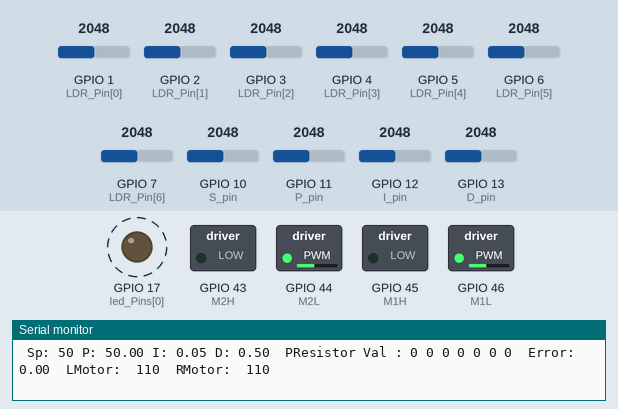
Recording of a sketch running on a simulated ESP32. Shown: switched loads named in the sketch (green lamp = pin HIGH), output pins drawn as LEDs (lit = HIGH), the last lines printed to the serial monitor. Dashed ring = blinking. The inputs (shaded band) are chosen by the test bench; at power-on: GPIO 10 (S_pin) = 2048, GPIO 1 (LDR_Pin[0]) = 2048, GPIO 2 (LDR_Pin[1]) = 2048, GPIO 3 (LDR_Pin[2]) = 2048, GPIO 4 (LDR_Pin[3]) = 2048, GPIO 5 (LDR_Pin[4]) = 2048, GPIO 6 (LDR_Pin[5]) = 2048, GPIO 7 (LDR_Pin[6]) = 2048, GPIO 11 (P_pin) = 2048, GPIO 12 (I_pin) = 2048, GPIO 13 (D_pin) = 2048.

Above: at 10.55 s.
11.0 s: GPIO 10 (S_pin) set to 3972
At 11.53 s:
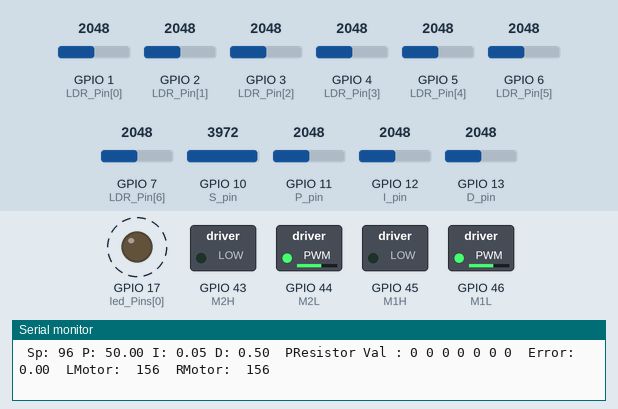
14.0 s: GPIO 10 (S_pin) set to 2866
At 14.35 s:
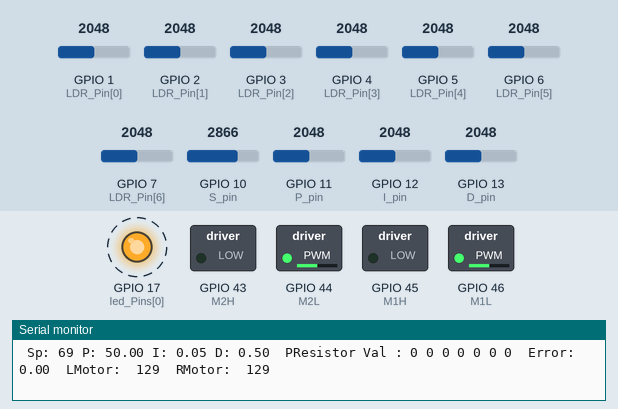
17.0 s: GPIO 10 (S_pin) set to 122
At 17.28 s:
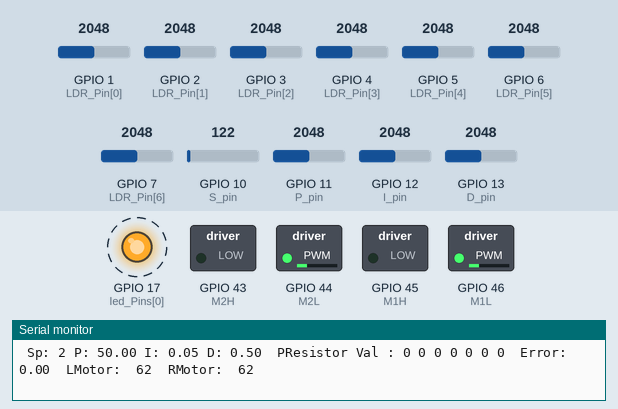
Timing chart, 0 to 26.0 s (numbered marks = the images above; inputs shaded):
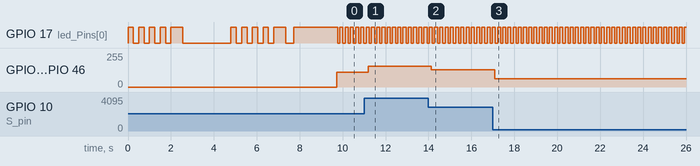

The sketch:

LineFollowingCode_potential_extra_revised.ino
```cpp
/* ************************************************************************************************* */
// UCSD ECE 5 Lab 4 Code: Line Following Robot with PID
// V 5.0
// Last Modified 8/24/2026 by MingWei Yeoh, Karcher Morris, and Korey Huynh
/* ************************************************************************************************* */


/*
   This is code for your PID controlled line following robot.

   ******      Code Table of Contents      ******

  - Line_Follower_Code_Basic
   > Declare libraries     - declares global variables so each variable can be accessed from every function
   > Declare Pins          - where the user sets what pin everything is connected to
   > Settings              - settings that can improve robot functionality and help to debug
   > Setup (Main)          - runs once at beginning when you press button on arduino or when you open serial monitor
   > Loop  (Main)          - loops forever calling on a series of function

  - Calibration
   > Main Calibrate()      - runs calibration function calls and synchronizes calibration state with different led animations

  - Helper_Functions
   > setLEDs               - turns on all LEDs in the LED_Pin array on or off
   > Read Potentiometers   - reads each potentiometer
   > Read Photoresistors   - reads each photoresistor
   > Run Motors            - runs motors
   > Calculate Error       - calculate error from photoresistor readings
   > PID Turn              - takes the error and implements PID control
   > Print                 - used for printing information but should disable when not debugging because it slows down program

*/

// Include files needed
//#include <L298NX2.h> // Using "L298N" library found through arduino library manager developed by Andrea Lombardo (https://github.com/AndreaLombardo/L298N)

// ************************************************************************************************* //
// ************************************************************************************************* //
// Change Robot Settings here

#define PRINTALLDATA       1// Turn to 1  to prints ALL the data when changed to 1, Could be useful for debugging =)
                                // !! Turn to 0 when running robot untethered
#define NOMINALSPEED        60// This is the base speed for both motors, can also be increased by using potentiometers

// ************************************************************************************************* //

// ****** DECLARE PINS HERE  ******

// Taken from LEFT TO RIGHT of the robot ****** Orient yourself so that you are looking from the rear of the robot (photoresistors are farthest away from you, wheels are closest to you)

enum side {LEFT, RIGHT};

int LDR_Pin[] = {1, 2, 3, 4, 5, 6, 7}; // SET PINS CONNECTED TO PHOTORESISTORS // FROM LEFT TO RIGHT OF THE ROBOT, ROBOT IS ORIENTED WHERE PHOTORESISOTRS FARTHEST FROM YOU AND WHEELS ARE CLOSEST TO YOU

int M1H = 45;
int M1L = 46;
int M2H = 43;
int M2L = 44;

// Potentiometer Pins
const int S_pin = 10; // Pin connected to Speed potentiometer
const int P_pin = 11; // Pin connected to P term potentiometer
const int I_pin = 12; // Pin connected to I term potentiometer
const int D_pin = 13; // Pin connected to D term potentiometer

int led_Pins[] = {17};  // LEDs to indicate what part of calibration you're on and to illuminate the photoresistors

// ****** DECLARE Variables HERE  ******

//Variables Potentiometer Reading
int SpRead = 0; // speed increase
int kPRead = 0; // proportional gain
int kIRead = 0; // integral gain
int kDRead = 0; // derivative gain

// Variables for Calibration and Error Calculation
float Mn[20];
float Mx[20];
float LDRf[20];
int LDR[20];
int rawPResistorData[20];
int totalPhotoResistors = sizeof(LDR_Pin) / sizeof(LDR_Pin[0]);
int numLEDs = sizeof(led_Pins) / sizeof(led_Pins[0]);
float CriteriaForMax;
int MxRead, MxIndex;
int leftHighestPR, highestPResistor, rightHighestPR;
float AveRead, WeightedAve;

// For Motor Control
int M1SpeedtoMotor, M2SpeedtoMotor;
int Turn, M1P = 0, M2P = 0;
float error, lasterror = 0, sumerror = 0;
float kP, kI, kD;


String whitevals = "White: ";

String blackvals = "Black: ";


String deltavals = "Delta: ";


// ************************************************************************************************* //
// setup - runs once

int reading = 0;

void setup() {
  Serial.begin(9600);                            // For serial communication set up
  ledcAttach(M1H, 12000, 8);  // 12 kHz PWM, 8-bit resolution
  ledcAttach(M1L, 12000, 8);
  ledcAttach(M2H, 12000, 8);
  ledcAttach(M2L, 12000, 8);
  for (int i = 0; i < numLEDs; i++)
    pinMode(led_Pins[i], OUTPUT);                // Initialize all LEDs to output

  Calibrate();                                   // Calibrate black and white sensing
      for (int i = 0; i < totalPhotoResistors; i++)
      whitevals += String(Mn[i]) + " ";  // Store the White values that will be used by the robot

    for (int i = 0; i < totalPhotoResistors; i++)
      blackvals += String(Mx[i]) + " ";  // Store the Black values that will be used by the robot

    for (int i = 0; i < totalPhotoResistors; i++)
      deltavals += String(Mx[i] - Mn[i]) + " ";  // Print the Difference between the White and Black valuess

    ReadPotentiometers();                          // Read potentiometer values (Sp, P, I, & D)
} // end setup()


// ************************************************************************************************* //
// loop - runs/loops forever
void loop() {
  ReadPotentiometers(); // Read potentiometers

  ReadPhotoResistors(); // Read photoresistors

  CalcError();          // Calculates error

  PID_Turn();           // PID Control and Output to motors to turn

  RunMotors();          // Runs motors

  if (PRINTALLDATA)     // If PRINTALLDATA Enabled, Print all the data
    Print();
} // end loop()


// ************************************************************************************************* //
// function to calibrate

void Calibrate() {

  int numberOfMeasurements = 20;                // set number Of Measurements to take

  CalibrateHelper(numberOfMeasurements, false); // White Calibration

  setLeds(0);                                   // Turn off LEDs to indicate user to calibrate other color
  delay(2000);

  CalibrateHelper(numberOfMeasurements, true);  // Black Calibration

  Serial.print("White Vals:  ");
  for (int i = 0; i < totalPhotoResistors; i++)
    Serial.print(String(Mn[i]) + " ");          // Print the White values that will be used by the robot
  Serial.println();

  Serial.print("Black Vals:  ");
  for (int i = 0; i < totalPhotoResistors; i++)
    Serial.print(String(Mx[i]) + " ");          // Print the Black values that will be used by the robot
  Serial.println();

  Serial.print("Delta Vals:  ");
  for (int i = 0; i < totalPhotoResistors; i++)
    Serial.print(String(Mx[i] - Mn[i]) + " ");  // Print the Difference between the White and Black valuess
  Serial.println();

  setLeds(1);                                   // Turn LEDs on
  delay(2000);

} // end Calibrate()

void CalibrateHelper(int numberOfMeasurements, boolean ifCalibratingBlack) {

  if (ifCalibratingBlack)
    Serial.println("\nCalibrating Black");
  else
    Serial.println("\nCalibrating White");
// Indicate that calibration is starting
  for (int i = 0; i < 4; i++) {
      setLeds(1); // turn the LEDs on
      delay(250); // wait
      setLeds(0); // turn the LEDs off
      delay(250); // wait
  }

  setLeds(1);
  delay(250);

  for (int i = 0; i < numberOfMeasurements; i++) {
    for (int pin = 0; pin < totalPhotoResistors; pin++) {
      LDRf[pin] = LDRf[pin] + (float)analogRead(LDR_Pin[pin]);
      delay(2);
    }
    Serial.print(". ");
  }
  for (int pin = 0; pin < totalPhotoResistors; pin++) {
    if (ifCalibratingBlack) {                                   // updating cooresponding array based on if we are calibrating black or white
      Mx[pin] = round(LDRf[pin] / (float)numberOfMeasurements); // take average and store for black
    }
    else {
      Mn[pin] = round(LDRf[pin] / (float)numberOfMeasurements); // take average and store for white
    }
    LDRf[pin] = 0.0;
  }

  Serial.println(" Done!");
  setLeds(0);
  delay(250);
}

// Set all LEDs to a certain brightness
void setLeds(int x) {
  for (int i = 0; i < numLEDs; i++)
    digitalWrite(led_Pins[i], x);
}

// **********Recall your Challenge #1 Code********************************************************************** //
// function to read and map values from potentiometers
void ReadPotentiometers() {
  // Call on user-defined function to read Potentiometer values
  SpRead = ReadPotentiometerHelper(S_pin, 0, 4095, 0, 100); // We want to read a potentiometer for S_pin with resolution from 0 to 1023 and potentiometer range from 0 to 100.
  kPRead = ReadPotentiometerHelper(P_pin, 0, 4095, 0, 100); // We want to read a potentiometer for P_pin with resolution from 0 to 1023 and potentiometer range from 0 to 100.
  kIRead = ReadPotentiometerHelper(I_pin, 0, 4095, 0, 100); // We want to read a potentiometer for I_pin with resolution from 0 to 1023 and potentiometer range from 0 to 100.
  kDRead = ReadPotentiometerHelper(D_pin, 0, 4095, 0, 100); // We want to read a potentiometer for D_pin with resolution from 0 to 1023 and potentiometer range from 0 to 100.

} // end ReadPotentiometers()

int ReadPotentiometerHelper(int pin, int min_resolution, int max_resolution, int min_potentiometer, int max_potentiometer) {
  return map(analogRead(pin), min_resolution, max_resolution, min_potentiometer, max_potentiometer);
}

// **********Recall your Challenge #2 Code********************************************************************** //
// Function to read photo resistors and map from 0 to 100
void ReadPhotoResistors() {
  for (int i = 0; i < totalPhotoResistors; i++) {
    rawPResistorData[i] = analogRead(LDR_Pin[i]);
    LDR[i] = map(rawPResistorData[i], Mn[i], Mx[i], 0, 100); // Mn and Mx are created from calibration Min and Max for each pin
    LDR[i] = constrain(LDR[i], 0, 100); //constrains values between 0 and 100.
  }

} // end ReadPhotoResistors()


// **********Recall your Challenge #3 Code********************************************************************** //
// function to start motors using nominal speed + speed addition from potentiometer
void RunMotors() {
  M1SpeedtoMotor = min(max(NOMINALSPEED + SpRead + M1P,-255), 255);
  M2SpeedtoMotor = min(max(NOMINALSPEED + SpRead + M2P,-255), 255); // remember M1Sp & M2Sp is defined at beginning of code (default 60)

  runMotorAtSpeed(LEFT, -M2SpeedtoMotor); // run right motor
  runMotorAtSpeed(RIGHT, -M1SpeedtoMotor); // run left motor
} // end RunMotors()

// A function that commands a specified motor to move towards a given direction at a given speed
void runMotorAtSpeed(side _side, int speed) {
  if (_side == LEFT) {
    if (speed > 0)         {       // swap direction if speed is negative
      ledcWrite(M1H, speed);
      ledcWrite(M1L, 0);          // sets the direction of the motor from arguments
  } else {
      ledcWrite(M1H, 0);
      ledcWrite(M1L, abs(speed)); // sets the direction of the motor from arguments
  }
  }
  if (_side == RIGHT) {
    if (speed > 0)  {              // swap direction if speed is negative
      ledcWrite(M2H, speed);
      ledcWrite(M2L, 0); // sets the direction of the motor from arguments
  } else {
      ledcWrite(M2H, 0);
      ledcWrite(M2L, abs(speed)); // sets the direction of the motor from arguments
  }
  }
}


// ************************************************************************************************* //
// Calculate error from photoresistor readings
void CalcError() {
  MxRead = -99;
  AveRead = 0.0;
  for (int i = 0; i < totalPhotoResistors; i++) { // This loop goes through each photoresistor and stores the photoresistor with the highest value to the variable 'highestPResistor'
    if (MxRead < LDR[i]) {
      MxRead = LDR[i];
      MxIndex = -1 * (i - 3);
      highestPResistor = (float)i;
    }
    AveRead = AveRead + (float)LDR[i] / (float)totalPhotoResistors;
  }

  CriteriaForMax = 1.5;
  if (MxRead > CriteriaForMax * AveRead) { // Make sure that the highestPResistor is actually "seeing" a line. What happens if there is no line and we take the photoresistor that happens to have the highest value?

    // Next we assign variables to hold the index of the left and right Photoresistor that has the highest value, though we have to make sure that we aren't checking a Photoresistor that doesn't exist.
    // Ex: To the left of the left most photoresistor or the right of the right most photoresistor
    if (highestPResistor != 0)
      leftHighestPR = highestPResistor - 1;
    else
      leftHighestPR = highestPResistor;

    if (highestPResistor != totalPhotoResistors - 1)
      rightHighestPR = highestPResistor + 1;
    else
      rightHighestPR = highestPResistor;

    // Next we take the percentage of "line" each of our left, middle, and right photoresistors sees and then we take the average, which is our error calculation
    float numerator = (float)(LDR[leftHighestPR] * leftHighestPR) + (float)(LDR[highestPResistor] * highestPResistor) + (float)(LDR[rightHighestPR] * rightHighestPR);
    float denominator = (float)LDR[leftHighestPR] + (float)LDR[highestPResistor] + (float)LDR[rightHighestPR];

    // Prevent divide-by-zero / NaN
  if (abs(denominator) > 0.001f) {

  WeightedAve = numerator / denominator;

  // Only update error if result is valid
    if (isfinite(WeightedAve)) {
    error = WeightedAve - totalPhotoResistors / 2;
    }
    }
  }

else {
  error = 0;
  sumerror = 0;
}

}


// end CalcError()

// ************************************************************************************************* //
// PID Function
void PID_Turn() {

  if (!isfinite(error) || !isfinite(lasterror) || !isfinite(sumerror)) { //recover and if the pid returns NAN
    error = 0;
    lasterror = 0;
    sumerror = 0;
  }

  kP = (float)kPRead * 1.;    // each of these scaling factors can change depending on how influential you want them to be
  kI = (float)kIRead * 0.001;
  kD = (float)kDRead * 0.01;

  Turn = error * kP + sumerror * kI + (error - lasterror) * kD; // PID!!!!!!!!!!!!!

  if (sumerror > 5)   // prevents integrator wind-up
    sumerror = 5;
  else if (sumerror < -5)
    sumerror = -5;

  if (error == 0)     // Reset sumerror if line is centered
    sumerror = 0;

  if (Turn < 0) {
    M1P = -Turn;       // One motor becomes slower and the other faster
    M2P = Turn;
  }
  else if (Turn > 0) {
    M1P = -Turn;
    M2P = Turn;
  }
  else {
    M1P = 0;
    M2P = 0;
  }

  lasterror = error;
  sumerror = sumerror + error;

} // end PID_Turn()

// ************************************************************************************************* //
// function to print values of interest
void Print() {
  Serial.print(" Sp: " + String(SpRead) + " P: " + String(kP) + " I: " + String(kI) + " D: " + String(kD) + "  PResistor Val : "); // Prints PID settings

  for (int i = 0; i < totalPhotoResistors; i++) { // Printing the photo resistor reading values one by one
    Serial.print(LDR[i]);
    //Serial.print(rawPResistorData[i]); //Uncomment this if you would prefer to see raw photoresistor readings
    Serial.print(" ");
  }

  Serial.print(" Error: " + String(error));      // this will show the calculated error (-3 through 3)

  Serial.println("  LMotor:  " + String(M1SpeedtoMotor) + "  RMotor:  " + String(M2SpeedtoMotor));    // This prints the arduino output to each motor so you can see what the values are (0-255)
  setLeds(0);
  delay(100);                                    // just here to slow down the output for easier reading. Don't comment out or else it'll slow down the processor on the arduino
  setLeds(1);
  delay(100);

} // end Print()
```

Measured:
- after the input at 11.0 s, GPIO 44 (M2L), GPIO 46 (M1L): 110/255 → 155/255 after 0.20 s
- after the input at 14.0 s, GPIO 44 (M2L), GPIO 46 (M1L): 155/255 → 128/255 after 0.14 s
- after the input at 17.0 s, GPIO 44 (M2L), GPIO 46 (M1L): 128/255 → 62/255 after 0.08 s
- by itself, GPIO 17 (led_Pins[0]): alternates HIGH for 0.14 s and LOW for 0.10 s
